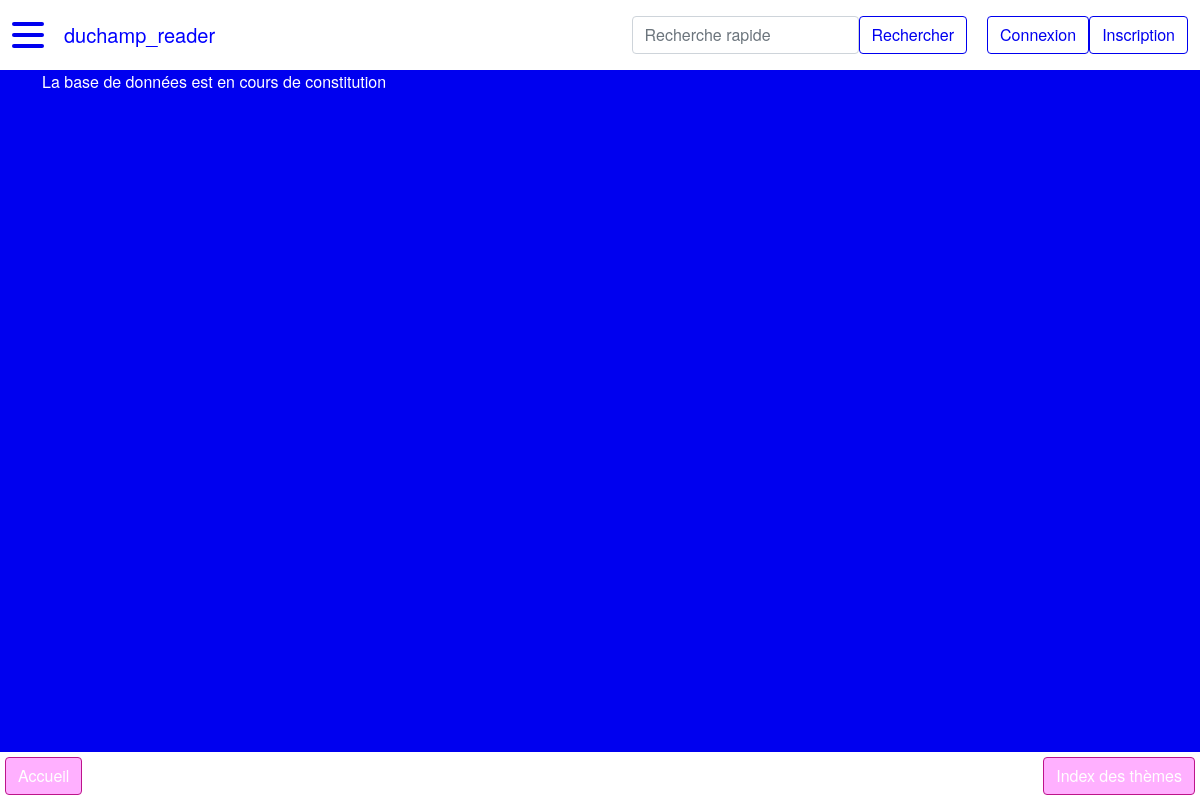
The app's page /theme/7, older data.
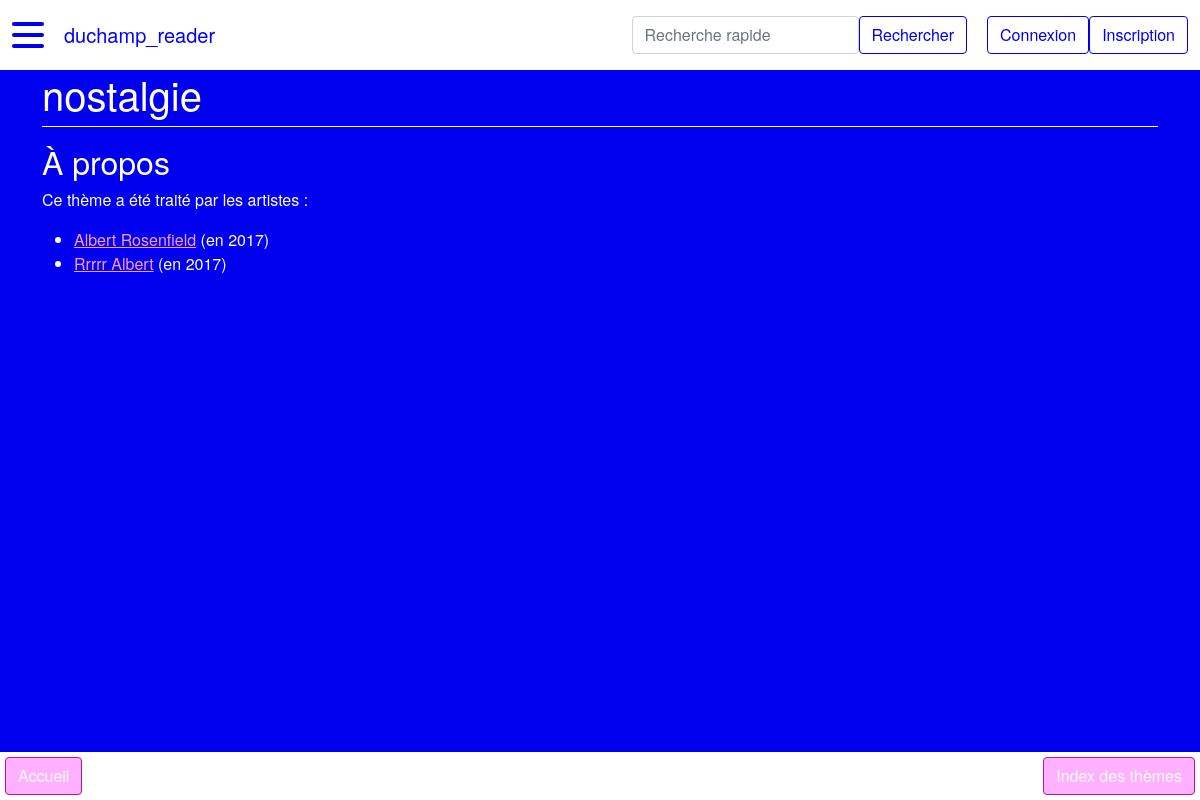
The same page, newer data.
### duchamp_reader/modeles/classes_generic.py (models this page shows, shortened)
class Theme(db.Model):
    __tablename__ = "theme"
    id = db.Column(db.Integer, unique=True, nullable=False, primary_key=True, autoincrement=True)
    nom = db.Column(db.Text, nullable=False)
    classname = db.Column(db.Text, nullable=False, default="theme")
    authorship = db.relationship("AuthorshipTheme", back_populates="theme")
    nomination = db.relationship("Nomination", back_populates="theme")

class Nomination(db.Model):
    __tablename__ = "nomination"
    id = db.Column(db.Integer, unique=True, nullable=False, primary_key=True, autoincrement=True)
    annee = db.Column(db.Integer, nullable=False) # format YYYY
    laureat = db.Column(db.Boolean, nullable=False, default=0) # 1 si lauréat, 0 si non
    id_artiste = db.Column(db.Integer, db.ForeignKey("artiste.id"), nullable=False)
    id_theme = db.Column(db.Integer, db.ForeignKey("theme.id"), nullable=False)
    classname = db.Column(db.Text, nullable=False, default="nomination")
    authorship = db.relationship("AuthorshipNomination", back_populates="nomination")
    artiste = db.relationship("Artiste", back_populates="nomination")
    theme = db.relationship("Theme", back_populates="nomination", uselist=False)

class Artiste(db.Model):
    __tablename__ = "artiste"
    id = db.Column(db.Integer, unique=True, nullable=False, primary_key=True, autoincrement=True)
    nom = db.Column(db.Text, nullable=False)
    prenom = db.Column(db.Text, nullable=False)
    annee_naissance = db.Column(db.Integer) # format YYYY
    genre = db.Column(db.String(1))  # M : masculin, F : femme, A : autre/non-binaire
    id_wikidata = db.Column(db.Text, unique=True)
    id_ville_naissance = db.Column(db.Integer, db.ForeignKey("ville.id"))
    id_ville_residence = db.Column(db.Integer, db.ForeignKey("ville.id"))
    classname = db.Column(db.Text, nullable=False, default="artiste")
    authorship = db.relationship("AuthorshipArtiste", back_populates="artiste")
    represent = db.relationship("RelationRepresente", back_populates="artiste")
    ville_naissance = db.relationship("Ville", foreign_keys=[id_ville_naissance],
                                      backref="artiste_ville_naissance", uselist=False)
    ville_residence = db.relationship("Ville", foreign_keys=[id_ville_residence],
                                      backref="artiste_ville_residence", uselist=False)
    nomination = db.relationship("Nomination", back_populates="artiste", uselist=False)
    @hybrid.hybrid_property
    def full(self):
        return self.prenom + " " + self.nom

### duchamp_reader/routes.py (the view)
@app.route("/theme/<int:id_theme>")
def theme_main(id_theme):
    theme = Theme.query.filter(Theme.id == id_theme).first()
    return render_template("pages/theme_main.html", theme=theme,
                           last_nominations=last_nominations, last_artistes=last_artistes, last_galeries=last_galeries,
                           last_themes=last_themes, last_villes=last_villes)

### duchamp_reader/templates/pages/theme_main.html (shortened to what this page needs)
{% extends "conteneur.html" %}
{% block corps %}
    {% if theme %}
        <h1>{{theme.nom}}</h1>
        <h2>À propos</h2>
        <p>Ce thème
            {% if theme.nomination|length > 1 %} a été traité par les artistes :
                <ul>
                    {% for t in theme.nomination %}
                        <li><a href="{{ url_for('artiste_main', id_artiste=t.id_artiste) }}">{{t.artiste.full}}</a> (en {{t.annee}})</li>
                    {% endfor %}
                </ul>
            {% elif theme.nomination|length == 1 %}
                a été traité par l'artiste
                {% for t in theme.nomination %}
                    <a href="{{ url_for('artiste_main', id_artiste=t.id_artiste) }}">{{t.artiste.full}}</a> en {{t.annee}}.
                {% endfor %}
            {% else %} n'a été traité par aucun.e artiste.
            {% endif %}
        </p>
    {% else %}
        <p>La base de données est en cours de constitution</p>
    {% endif %}
    <div class="basdepage">
        <a class="btn" href="{{url_for('accueil')}}">Accueil</a>
        <a class="btn" href="{{url_for('theme_index')}}">Index des thèmes</a>
    </div>
{% endblock %}

Row changes from the older to the newer data that the page shows:
added Theme: nom "nostalgie"
added Nomination: artiste.full "Albert Rosenfield", annee "2017"
added Nomination: artiste.full "Rrrrr Albert", annee "2017"
Text that changed along with them:
text no longer shown: "La base de données est en cours de constitution"
text now shown: "À propos Ce thème a été traité par les artistes :"
